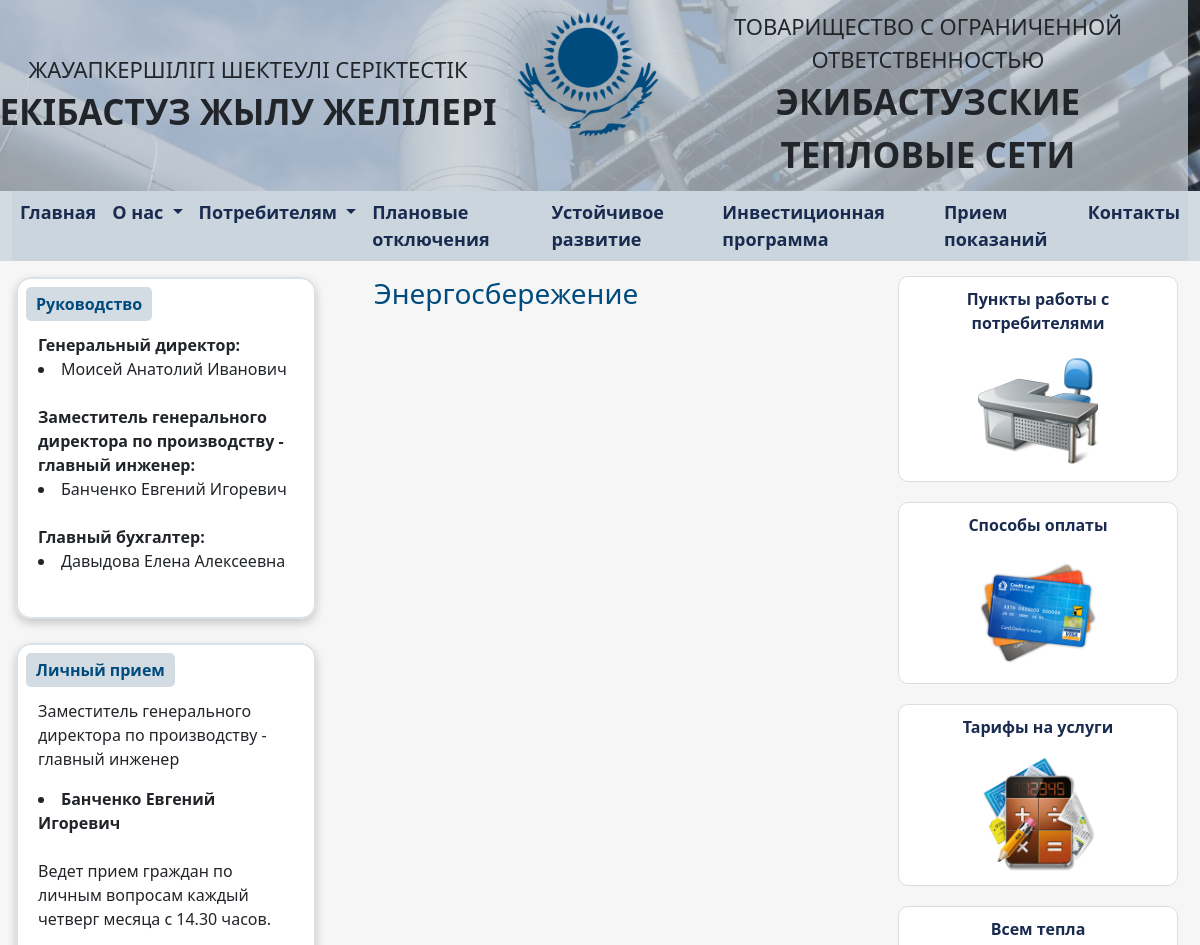
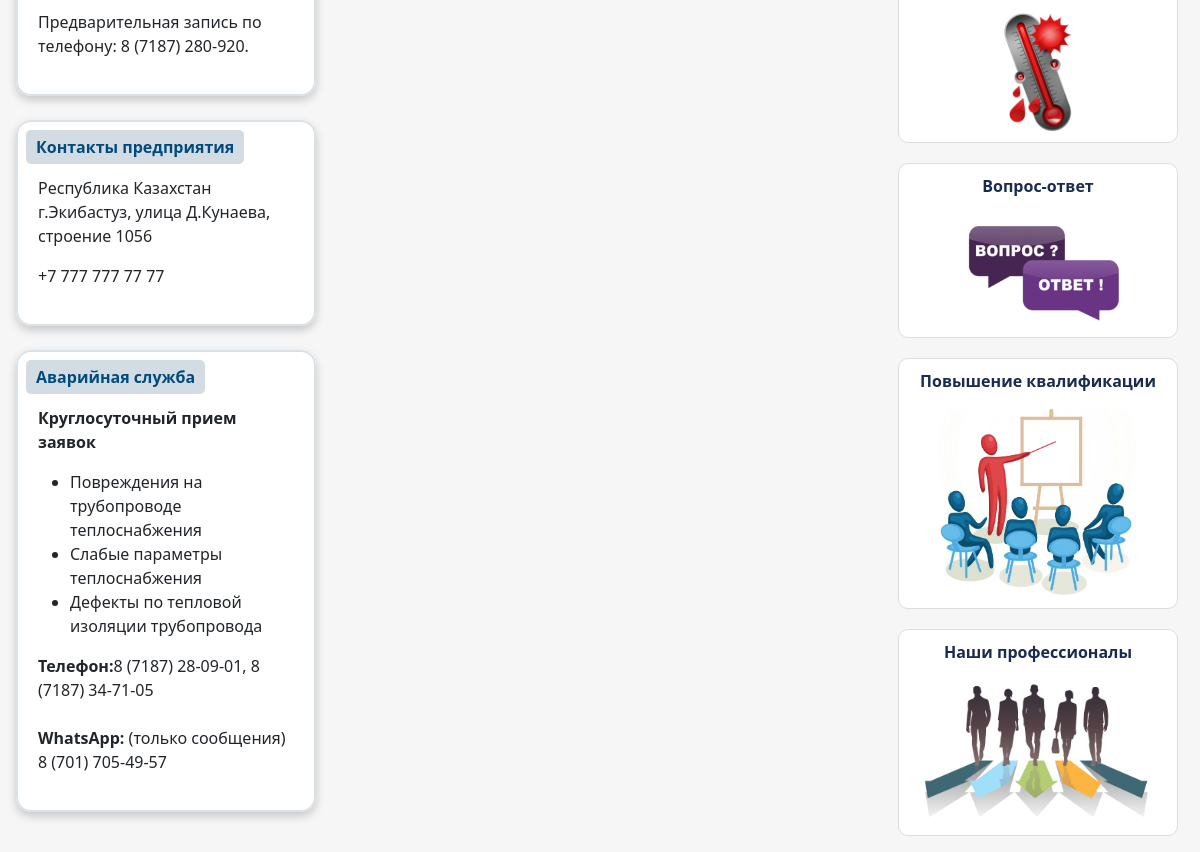
/esaving/, run on the app's committed database (2 pictures, top to bottom).
### main/models.py (models this page shows, shortened)
class Managment(models.Model):
    hierarchy = models.IntegerField(verbose_name="Иерархия", unique=True)
    name = models.CharField(max_length=255, verbose_name="ФИО")
    position = models.CharField(max_length=255, verbose_name="Должность")
    phone = models.CharField(
        max_length=20, verbose_name="Телефон", blank=True, null=True)
    email = models.EmailField(verbose_name="Email", blank=True, null=True)
    organization = models.ForeignKey(
        OrganizationContact, on_delete=models.CASCADE, verbose_name="Организация", related_name="managment"
    )
    class Meta:
        verbose_name = "Руководство"
        verbose_name_plural = "Руководство"
        ordering = ["hierarchy"]

class PersonalReception(models.Model):
    person = models.ForeignKey(Managment, on_delete=models.CASCADE, null=True, verbose_name="Личный прием ведет")
    description = models.TextField(verbose_name="Описание")
    class Meta:
        verbose_name = "Личный прием"
        verbose_name_plural = "Личный прием"

class OrganizationContact(models.Model):
    name = models.CharField(
        max_length=255, verbose_name="Название организации")
    email = models.EmailField(verbose_name="Email")
    phone = models.CharField(max_length=20, verbose_name="Телефон")
    address = models.TextField(verbose_name="Адрес", blank=True, null=True)
    other = models.TextField(
        verbose_name="Другая информация", blank=True, null=True)
    class Meta:
        verbose_name = "Реквизиты организации"
        verbose_name_plural = "Реквизиты организации"

class EmergencyService(models.Model):
    phone = models.CharField(max_length=100, verbose_name="Телефон")
    whatsapp = models.CharField(max_length=100, verbose_name="WhatsApp")
    class Meta:
        verbose_name = "Аварийная служба"
        verbose_name_plural = "Аварийная служба"

### main/views.py (the view)
# urls.py: path('esaving/', esaving, name='esaving'),
def esaving(request):
    context = get_default_context()
    return render(request, 'main/esaving.html', context)

### main/views.py (called while the page is built)
def get_default_context():
    return {
        'organization': OrganizationContact.objects.first(),
        'management': Managment.objects.all(),
        'personal_reception': PersonalReception.objects.first(),
        'emergency_service': EmergencyService.objects.first(),
    }

### main/templates/main/esaving.html (shortened to what this page needs)
{% extends "main/base.html" %}
{% block content %}
<div class="col px-4 py-3" style="background-color: rgba(240, 240, 240, 0.6); overflow-y: auto;">
    <h3>Энергосбережение</h3>
</div>
{% endblock %}

### main/templates/main/base.html (shortened to what this page needs)
{% load static %}
<!DOCTYPE html>
<html lang="en">
<head>
  <link href="{% static 'css/bootstrap.min.css' %}" rel="stylesheet" />
  <link rel="stylesheet" href="{% static 'css/style.css' %}">
</head>
<body>
  <div class="top"
    style="background-image: url('{% static 'bg.jpg' %}'); background-size: cover; background-position: center;">
    <div class="row" style="width: 100vw;">
      <div class="col d-flex flex-column justify-content-center text-center"
        style="background-color:rgba(202, 212, 221, 0.7); padding: 10px;">
        <span>
          <span style="font-size: 22px; ">ЖАУАПКЕРШІЛІГІ ШЕКТЕУЛІ СЕРІКТЕСТІК</span>
          <br>
          <span style="font-size: 35px;"><b>ЕКІБАСТУЗ ЖЫЛУ ЖЕЛІЛЕРІ</b></span>
        </span>
      </div>
      <div class="col-auto text-center" style="background-color:rgba(202, 212, 221, 0.7);padding: 10px;">
        <img src="{% static 'netlogo.png' %}" style="width: 140px;">
      </div>
      <div class="col d-flex flex-column justify-content-center text-center"
        style="background-color:rgba(202, 212, 221, 0.7); padding: 10px;">
        <span>
          <span style="font-size: 22px; ">ТОВАРИЩЕСТВО С ОГРАНИЧЕННОЙ ОТВЕТСТВЕННОСТЬЮ</span>
          <br>
          <span style="font-size: 35px;"><b>ЭКИБАСТУЗСКИЕ ТЕПЛОВЫЕ СЕТИ</b></span>
        </span>
      </div>
    </div>
  </div>
  <nav class="navbar navbar-expand-lg navbar-light bg-light" style="width: 100vw; padding: 0; margin-right: 0;">
    <br>
    <div class="container-fluid" style="width: 100%; padding: 6; background-color: rgba(202, 212, 221, 0.8);">
      <div class="collapse navbar-collapse" id="navbarNav" style="background-color: rgba(202, 212, 221, 0.8);">
        <ul class="navbar-nav">
          <li class="nav-item">
            <a class="nav-link active" aria-current="page" href="{% url 'main' %}" style="color: #1a2b50;">Главная</a>
          </li>
          <li class="nav-item dropdown">
            <a class="nav-link dropdown-toggle" href="#" id="navbarDropdown" role="button" data-bs-toggle="dropdown"
              aria-expanded="false">
              О нас
            </a>
          </li>
          <li class="nav-item dropdown">
            <a class="nav-link dropdown-toggle" href="#" id="navbarDropdown" role="button" data-bs-toggle="dropdown"
              aria-expanded="false">
              Потребителям
            </a>
          </li>
          <li class="nav-item">
            <a class="nav-link" href="{% url 'outages' %}">Плановые отключения</a>
          </li>
          <li class="nav-item">
            <a class="nav-link" href="{% url 'evolution' %}">Устойчивое развитие</a>
          </li>
          <li class="nav-item">
            <a class="nav-link" href="{% url 'investments' %}">Инвестиционная программа</a>
          </li>
          <li class="nav-item">
            <a class="nav-link" href="{% url 'meter_readings' %}">Прием показаний</a>
          </li>
          <li class="nav-item">
            <a class="nav-link" href="{% url 'contact' %}">Контакты</a>
          </li>
        </ul>
      </div>
    </div>
  </nav>
  <div class="row flex-grow-1 m-0 p-0" style="width: 100vw; height: 100vh;">
    <div class="col-auto" style="background-color: rgba(240, 240, 240, 0.6); width: 350px; padding: 0;">
      <div class="p-3">
        <div class="left-cards-wrapper">
          <div class="left-block mb-4">
            <div class="left-header">Руководство</div>
            <div class="left-content mt-3">
              {% for item in management %}
              <strong>{{ item.position }}:</strong>
              <li>{{ item.name }}</li><br>
              {% endfor %}
            </div>
          </div>
          <div class="left-block mb-4">
            <div class="left-header">Личный прием</div>
            <div class="left-content mt-3">
              <p>{{ personal_reception.person.position }}<br>
                <li><b>{{ personal_reception.person.name}}</b></li>
                <br>{{ personal_reception.description}}<br>
                <br>Предварительная запись по телефону: {{personal_reception.person.phone}}.
              </p>
            </div>
          </div>
          <div class="left-block mb-4">
            <div class="left-header">Контакты предприятия</div>
            <div class="left-content mt-3">
              <p>{{ organization.address|safe }}</p>
              <p>{{ organization.phone }}</p>
            </div>
          </div>
          <div class="left-block mb-4">
            <div class="left-header">Аварийная служба</div>
            <div class="left-content mt-3">
              <p><b>Круглосуточный прием заявок</b></p>
              <ul>
                <li>Повреждения на трубопроводе теплоснабжения</li>
                <li>Слабые параметры теплоснабжения</li>
                <li>Дефекты по тепловой изоляции трубопровода</li>
              </ul>
              <p><b>Телефон:</b>{{ emergency_service.phone }}<br><br>
                <b>WhatsApp:</b> (только сообщения) {{ emergency_service.whatsapp }}
              </p>
            </div>
          </div>
        </div>
      </div>
    </div>
    {% block content %}
    {% endblock %}
    <div class="col" style="background-color: rgba(240, 240, 240, 0.6); flex: 0 0 300px">
      <div class="cards-wrapper" style="margin-top: 5px;">
        <div class="info-card">
          <a href="{% url 'points' %}" style="text-decoration: none;">
            <p class="contact-name">Пункты работы с потребителями</p>
            <div style="text-align: center;">
              <img src="{% static 'point.png' %}" alt="Пункты работы с потребителями" class="img-fluid"
                style="width: 120px;">
            </div>
          </a>
        </div>
        <div class="info-card">
          <a href="{% url 'payments' %}" style="text-decoration: none;">
            <p class="contact-name">Способы оплаты</p>
            <div style="text-align: center;">
              <img src="{% static 'payment.png' %}" alt="Способы оплаты" class="img-fluid" style="width: 120px;">
            </div>
          </a>
        </div>
        <div class="info-card">
          <a href="{% url 'tariffs' %}" style="text-decoration: none;">
            <p class="contact-name">Тарифы на услуги</p>
            <div style="text-align: center;">
              <img src="{% static 'costs.png' %}" alt="Тарифы на услуги" class="img-fluid" style="width: 120px;">
            </div>
          </a>
        </div>
        <div class="info-card">
          <a href="{% url 'warmth' %}" style="text-decoration: none;">
            <p class="contact-name">Всем тепла</p>
            <div style="text-align: center;">
              <img src="{% static 'warm.png' %}" alt="Всем тепла" class="img-fluid" style="width: 120px;">
            </div>
          </a>
        </div>
        <div class="info-card">
          <a href="{% url 'question' %}" style="text-decoration: none;">
            <p class="contact-name">Вопрос-ответ</p>
            <div style="text-align: center;">
              <img src="{% static 'qa.png' %}" alt="Вопрос руководителю" class="img-fluid" style="width: 200px;">
            </div>
          </a>
        </div>
        <div class="info-card">
          <a href="{% url 'training' %}" style="text-decoration: none;">
            <p class="contact-name">Повышение квалификации</p>
            <div style="text-align: center;">
              <img src="{% static 'competition.png' %}" alt="Повышение квалификации" class="img-fluid"
                style="width: 200px;">
            </div>
          </a>
        </div>
        <div class="info-card">
          <a href="{% url 'ourprofs' %}" style="text-decoration: none;">
            <p class="contact-name">Наши профессионалы</p>
            <div style="text-align: center;">
              <img src="{% static 'profs.png' %}" alt="Наши профессионалы" class="img-fluid" style="width: 230px;">
            </div>
          </a>
        </div>
      </div>
    </div>
  </div>
</body>
</html>

### static/css/style.css (style rules this page uses)
.navbar-nav .nav-link { font-size: 18px; font-weight: bold; color: #1a2b50; }
.left-block { position: relative; background-color: #ffffff; border-radius: 15px; padding: 20px; max-width: 300px; font-size: 16px; overflow: hidden; box-shadow: 0 4px 10px rgba(0, 0, 0, 0.2); }
.left-block::before { content: ""; position: absolute; top: 0; left: 0; width: 100%; height: 100%; border: 2px solid rgba(202, 212, 221, 0.7); border-radius: 15px; pointer-events: none; box-sizing: border-box; }
.left-header { position: absolute; top: 10px; left: 10px; background-color: rgba(202, 212, 221, 0.8); font-weight: bold; padding: 5px 10px; border-radius: 5px; color: #004b7e; }
.left-content { padding: 2px; padding-top: 20px; font-size: 16px; }
.cards-wrapper { position: relative; right: 0; display: flex; flex-direction: column; align-items: flex-end; }
.left-cards-wrapper { position: relative; right: 0; display: flex; flex-direction: column; align-items: flex-start; }
.info-card { display: flex; flex-direction: column; border: 1px solid #ddd; border-radius: 10px; text-align: right; background-color: #ffffff; transition: transform 0.3s ease, box-shadow 0.3s ease; padding: 10px; margin: 10px; width: 280px; }
.contact-name { font-size: 16px; font-weight: bold; color: #1a2b50; text-align: center; }
h3 { color: #004b7e; }

### main/templates/main/base.html (style rules this page uses)
body { background-size: 100vw 100vh; margin: 0; padding: 0; }

### data on the page
Managment: position "Генеральный директор", name "Моисей Анатолий Иванович"
Managment: position "Заместитель генерального директора по производству - главный инженер", name "Банченко Евгений Игоревич"
Managment: position "Главный бухгалтер", name "Давыдова Елена Алексеевна"
PersonalReception: person.position "Заместитель генерального директора по производству - главный инженер", person.name "Банченко Евгений Игоревич", description "Ведет прием граждан по личным вопросам каждый четверг месяца с 14.30 часов.", person.phone "8 (7187) 280-920"
OrganizationContact: address "Республика Казахстан г.Экибастуз, улица Д.Кунаева, строение 1056", phone "+7 777 777 77 77"
EmergencyService: phone "8 (7187) 28-09-01, 8 (7187) 34-71-05", whatsapp "8 (701) 705-49-57"
